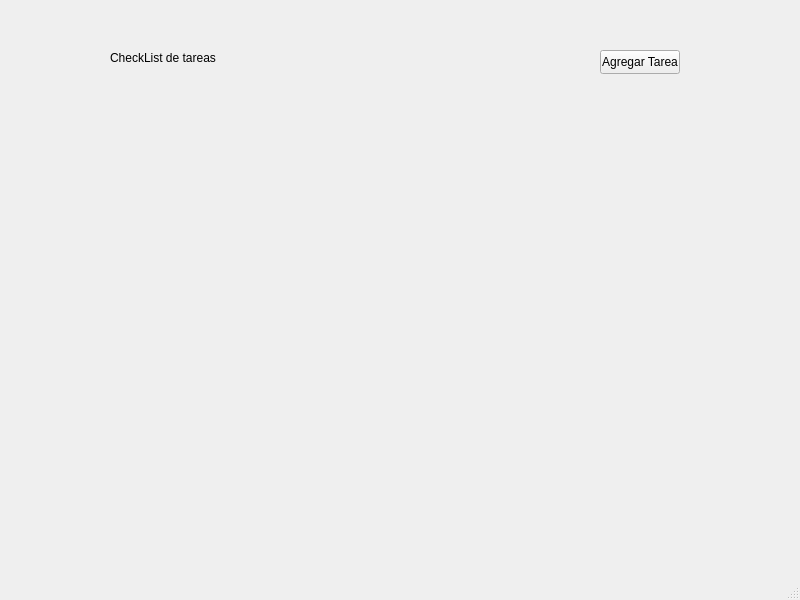
<?xml version="1.0" encoding="UTF-8"?>
<ui version="4.0">
 <class>MainWindow</class>
 <widget class="QMainWindow" name="MainWindow">
  <property name="geometry">
   <rect>
    <x>0</x>
    <y>0</y>
    <width>800</width>
    <height>600</height>
   </rect>
  </property>
  <property name="windowTitle">
   <string>MainWindow</string>
  </property>
  <widget class="QWidget" name="centralwidget">
   <widget class="QLabel" name="statusLabel">
    <property name="geometry">
     <rect>
      <x>110</x>
      <y>50</y>
      <width>121</width>
      <height>16</height>
     </rect>
    </property>
    <property name="text">
     <string>CheckList de tareas</string>
    </property>
   </widget>
   <widget class="QPushButton" name="addTaskButton">
    <property name="geometry">
     <rect>
      <x>600</x>
      <y>50</y>
      <width>80</width>
      <height>24</height>
     </rect>
    </property>
    <property name="text">
     <string>Agregar Tarea</string>
    </property>
   </widget>
   <widget class="QWidget" name="verticalLayoutWidget">
    <property name="geometry">
     <rect>
      <x>40</x>
      <y>90</y>
      <width>721</width>
      <height>451</height>
     </rect>
    </property>
    <layout class="QVBoxLayout" name="tasksLayout"/>
   </widget>
  </widget>
  <widget class="QMenuBar" name="menubar">
   <property name="geometry">
    <rect>
     <x>0</x>
     <y>0</y>
     <width>800</width>
     <height>21</height>
    </rect>
   </property>
  </widget>
  <widget class="QStatusBar" name="statusbar"/>
 </widget>
 <resources/>
 <connections/>
</ui>
